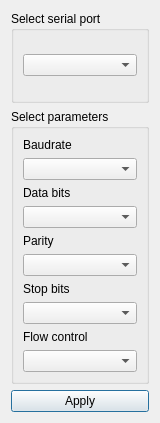
<?xml version="1.0" encoding="UTF-8"?>
<ui version="4.0">
 <class>SettingsDialog</class>
 <widget class="QDialog" name="SettingsDialog">
  <property name="geometry">
   <rect>
    <x>0</x>
    <y>0</y>
    <width>160</width>
    <height>423</height>
   </rect>
  </property>
  <property name="windowTitle">
   <string>Dialog</string>
  </property>
  <property name="sizeGripEnabled">
   <bool>false</bool>
  </property>
  <property name="modal">
   <bool>false</bool>
  </property>
  <layout class="QVBoxLayout" name="verticalLayout_2">
   <item>
    <widget class="QGroupBox" name="portGroupBox">
     <property name="title">
      <string>Select serial port</string>
     </property>
     <layout class="QGridLayout" name="gridLayout_2">
      <item row="0" column="0">
       <widget class="QComboBox" name="portCombo"/>
      </item>
     </layout>
    </widget>
   </item>
   <item>
    <widget class="QGroupBox" name="paramGroupBox">
     <property name="title">
      <string>Select parameters</string>
     </property>
     <layout class="QVBoxLayout" name="verticalLayout">
      <item>
       <widget class="QLabel" name="baudRateLabel">
        <property name="text">
         <string>Baudrate</string>
        </property>
       </widget>
      </item>
      <item>
       <widget class="QComboBox" name="baudRateCombo"/>
      </item>
      <item>
       <widget class="QLabel" name="dataBitsLabel">
        <property name="text">
         <string>Data bits</string>
        </property>
       </widget>
      </item>
      <item>
       <widget class="QComboBox" name="dataBitsCombo"/>
      </item>
      <item>
       <widget class="QLabel" name="parityLabel">
        <property name="text">
         <string>Parity</string>
        </property>
       </widget>
      </item>
      <item>
       <widget class="QComboBox" name="parityCombo"/>
      </item>
      <item>
       <widget class="QLabel" name="stopBitsLabel">
        <property name="text">
         <string>Stop bits</string>
        </property>
       </widget>
      </item>
      <item>
       <widget class="QComboBox" name="stopBitsCombo"/>
      </item>
      <item>
       <widget class="QLabel" name="flowLabel">
        <property name="text">
         <string>Flow control</string>
        </property>
       </widget>
      </item>
      <item>
       <widget class="QComboBox" name="flowCombo"/>
      </item>
     </layout>
    </widget>
   </item>
   <item>
    <widget class="QPushButton" name="applyButton">
     <property name="text">
      <string>Apply</string>
     </property>
    </widget>
   </item>
  </layout>
 </widget>
 <resources/>
 <connections/>
</ui>
